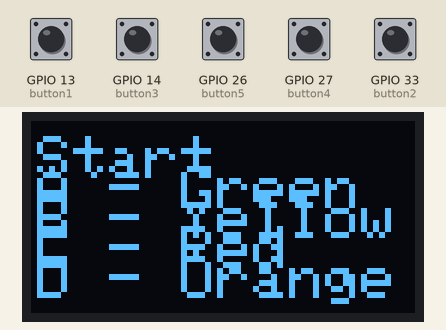
A sketch run on a simulated ESP32. On the bench: 128×64 one-colour display. The test bench sets the inputs (shaded band); at power-on: GPIO 13 (button1), GPIO 14 (button3), GPIO 26 (button5), GPIO 27 (button4), GPIO 33 (button2) HIGH. What the sketch prints to the serial monitor is not drawn.

Above: at 3.2 s.
3.3 s: GPIO 26 (button5) pulled LOW for 0.15 s
At 4.7 s:
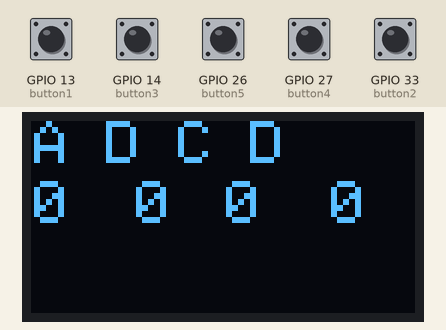
At 6.4 s:
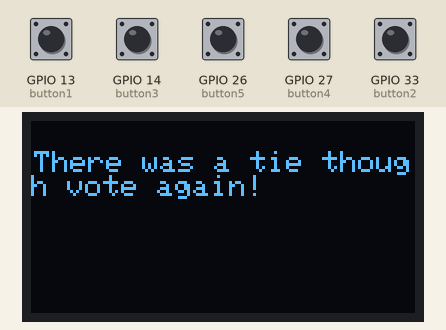
Timing chart, 0 to 7.9 s (numbered marks = the images above; inputs shaded):
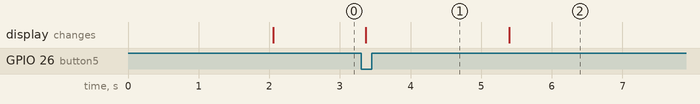

Measured:
- after the input at 3.3 s, the display: changes after 0.06 s (image 1)

The sketch:

sketch.ino
```cpp
#include <ezButton.h>
#include <Wire.h>
#include <Adafruit_GFX.h>
#include <Adafruit_SSD1306.h>

#define SCREEN_WIDTH 128 // OLED display width, in pixels
#define SCREEN_HEIGHT 64 // OLED display height, in pixels

// Declaration for SSD1306 display connected using software SPI (default case):
Adafruit_SSD1306 oled(SCREEN_WIDTH, SCREEN_HEIGHT, &Wire, -1);

//  button objects
ezButton button1(13);
ezButton button2(33);
ezButton button3(14);
ezButton button4(27);
ezButton button5(26);

int vote1 = 0, vote2 = 0, vote3 = 0, vote4 = 0;

int buttonState = 0;

// int flag = 0;

int voting_completed = 0;

void setup()
{
  Serial.begin(9600);

  button1.setDebounceTime(25);
  button2.setDebounceTime(25);
  button3.setDebounceTime(25);
  button4.setDebounceTime(25);
  button5.setDebounceTime(25);

  if (!oled.begin(SSD1306_SWITCHCAPVCC, 0x3C)) {
    Serial.println(F("SSD1306 allocation failed"));
    for (;;);
  };

  delay(2000);         // wait two seconds for initializing
  oled.clearDisplay(); // clear display
  oled.setTextSize(2);         // set text size
  oled.setTextColor(WHITE);    // set text color

  oled.setCursor(2, 5);
  oled.println("Start");       // set position to display
  oled.setCursor(2,15);
  oled.println("A - Green ");
  oled.setCursor(2, 25);       // set position to display
  oled.println("B - Yellow");
  oled.setCursor(2, 35);       // set position to display
  oled.println("C - Red");     // display on OLED
  oled.setCursor(2, 45);       // set position to display
  oled.println("D - Orange");
  oled.display();
  Serial.println("Result will be shown after the black button is pressed");
  }

  // if (voting_completed == 0 && flag==1) {
  //   if (button1.isPressed()) {
  //     vote1++;
  //     Serial.println(vote1);
  //   }
  // oled.setCursor(2, 21);
  // oled.println("voting..");
  // oled.display();             // display on OLED
  // delay(2000);
// }

void vote_count(){
  oled.clearDisplay();
  oled.setTextSize(2);
  oled.setTextColor(WHITE);

  oled.setCursor(1,0);
  oled.print("A D C D");
  oled.setCursor(1,20);
  oled.print(vote1);
  oled.setCursor(35,20);
  oled.print(vote2);
  oled.setCursor(65,20);
  oled.print(vote3);
  oled.setCursor(100,20);
  oled.print(vote4);

  oled.display();
}
void determine_winner(){
  oled.clearDisplay();
  oled.setTextSize(1);
  oled.setTextColor(WHITE);
  oled.setCursor(1,10);
  if((vote1>vote2 && vote1>vote3 && vote1>vote4))
    oled.print("A is the winner");

  else if((vote2>vote1 && vote2>vote3 && vote2>vote4))
    oled.print("B is the winner");

  else if((vote3>vote1 && vote3>vote2 && vote3>vote4))
    oled.print("C is the winner");

  else if((vote4>vote1 && vote4>vote3 && vote4>vote3))
    oled.print("D is the winner");
  else
    oled.print("There was a tie though vote again!");
  oled.display();


}

void loop() {

  button1.loop();
  button2.loop();
  button3.loop();
  button4.loop();
  button5.loop();
  if(voting_completed==0){
    if(button1.isPressed()){
      vote1++;
    }
    else if(button2.isPressed()){
      vote2++;
    }
    else if(button3.isPressed()){
      vote3++;
    }
    else if(button4.isPressed()){
      vote4++;
    }
    else if(button5.isPressed()){
      voting_completed=1;
      vote_count();
      delay(2000);
      Serial.println("Voting Completed");

    }
  }
  else{
    determine_winner();
  }
  delay(10);
  }
```
